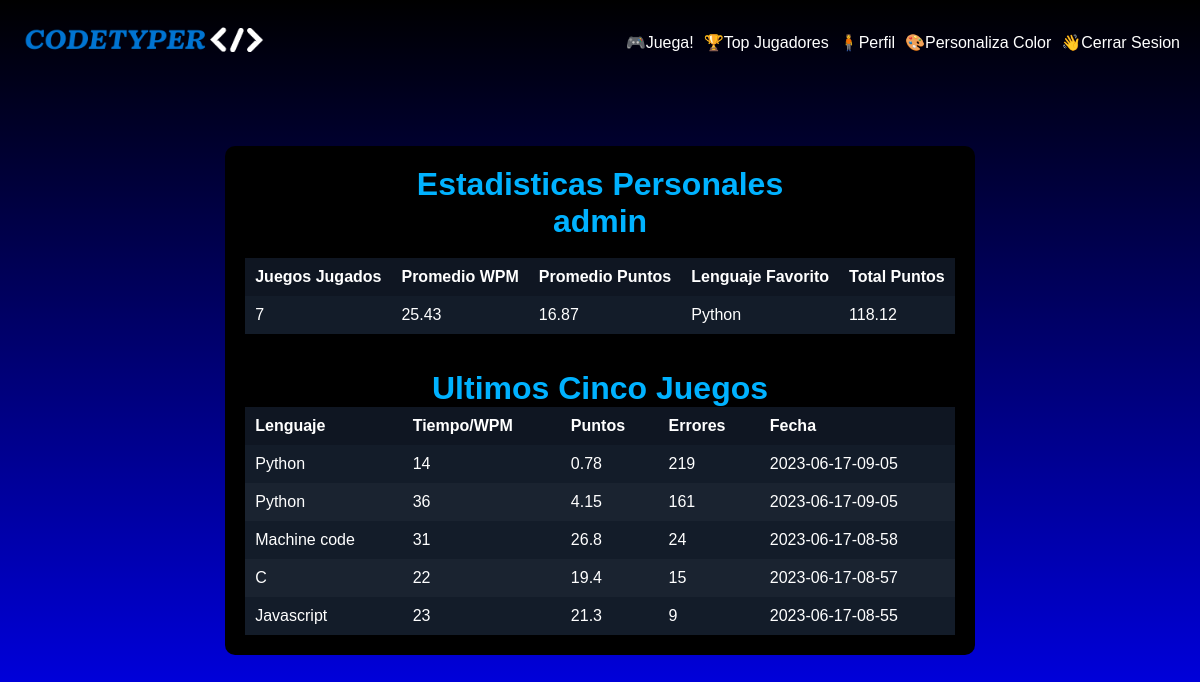
The app's page /profile (signed in) with its own data.
### tables this page shows
CREATE TABLE 'users' ('id' INTEGER PRIMARY KEY AUTOINCREMENT NOT NULL, 'name' TEXT NOT NULL, 'hash' TEXT NOT NULL, 'email'  TEXT NOT NULL  );

CREATE TABLE 'leaderboard' ('id' INTEGER PRIMARY KEY AUTOINCREMENT NOT NULL, 'user_id' TEXT NOT NULL,'wpm' INTEGER NOT NULL, 'language'  TEXT NOT NULL  , 'date'  DATETIME NOT NULL  , 'cpm'  INTEGER NOT NULL  , 'mistakes' INTEGER,'points' REAL);

### app.py (the view)
@app.route("/profile",methods=["GET", "POST"])
@login_required
def profile():
    user_id = session["user_id"]
    games_played = db.execute("""SELECT COUNT(user_id) FROM leaderboard WHERE user_id = :user_id""", user_id = user_id)
    user_wpms =  db.execute("""SELECT wpm FROM leaderboard WHERE user_id =:user_id""", user_id = user_id)
    sum = 0
    for wpm in user_wpms:
        sum += int(wpm["wpm"])
    if sum != 0:
        average = sum / len(user_wpms)
    else:
        average = 0
    user_points =  db.execute("""SELECT points FROM leaderboard WHERE user_id =:user_id""", user_id = user_id)
    sum_points = 0
    for points in user_points:
        sum_points += float(points["points"])
    if sum_points != 0:
        average_points = sum_points / len(user_points)
    else:
        average_points = 0
    fav = db.execute(""" SELECT language, COUNT(*) FROM leaderboard WHERE user_id = :user GROUP BY language ORDER BY COUNT(*) DESC LIMIT 1""", user = user_id)
    if len(fav) == 0:
        lenguaje_fav = "N/A"
    else:
        lenguaje_fav = fav[0]["language"]
    last_games = db.execute(""" SELECT * FROM leaderboard WHERE user_id  = :user_id ORDER BY date DESC LIMIT 5 """ ,user_id = user_id)
    user_search = db.execute("""SELECT name FROM users WHERE id = :user""", user = user_id)
    user = user_search[0]["name"]
    user_total_points = db.execute(""" SELECT SUM(points) FROM leaderboard  WHERE user_id = :user """,user = user_id)
    totalpoints = user_total_points[0]["SUM(points)"]
    return render_template("profile.html",totalpoints = round(totalpoints,2),user=user, juegos= games_played[0]["COUNT(user_id)"],average = round(average,2), lenguaje_fav =lenguaje_fav, lastgames = last_games, average_points = round(average_points,2))

### helpers.py (called while the page is built)
def login_required(f):
    @wraps(f)
    def decorated_function(*args, **kwargs):
        if session.get("user_id") is None:
            return redirect("/login")
        return f(*args, **kwargs)
    return decorated_function

### templates/profile.html (shortened to what this page needs)
{% extends "layout.html" %}
{% block main %}
<h1>Estadisticas Personales</h1>
<h1>{{user}}</h1>
<br>
<nav class="navbar">
    <div class="navbar-left">
        <a class="navbar-brand" href="/pregame">
            <img src="/static/logo.png" alt="Logo" class="logo-image">
        </a>
    </div>
    <div class="navbar-right">
        <a class="navbar-option" href="/pregame">🎮Juega!</a>
        <a class="navbar-option" href="/leaderboard">🏆Top Jugadores</a>
        <a class="navbar-option" href="/profile">🧍Perfil </a>
        <a class="navbar-option" href="/color">🎨Personaliza Color </a>
        <a class="navbar-option" href="/logout">👋Cerrar Sesion</a>
    </div>
</nav>
<table class = "">
    <thead>
        <tr>
            <th>Juegos Jugados</th>
            <th>Promedio WPM</th>
            <th>Promedio Puntos</th>
            <th>Lenguaje Favorito</th>
            <th>Total Puntos</th>
        </tr>
    </thead>
    <tbody>
        <tr>
            <td>{{juegos}}</td>
            <td>{{average}}</td>
            <td>{{average_points}}</td>
            <td>{{lenguaje_fav.capitalize()}}</td>
            <td>{{totalpoints}}</td>
        </tr>
    </tbody>
</table>
<br>
<br>
<h1> Ultimos Cinco Juegos</h1>
<table class = "">
    <thead>
        <tr>
            <th>Lenguaje</th>
            <th>Tiempo/WPM</th>
            <th>Puntos</th>
            <th>Errores</th>
            <th>Fecha</th>
        </tr>
    </thead>
    <tbody>
        <tr>
            {%for i in lastgames%}
            <td>{{i.language.capitalize()}}</td>
            <td>{{i.wpm}}</td>
            <td>{{i.points}}</td>
            <td>{{i.mistakes}}</td>
            <td>{{i.date}}</td>
        </tr>
        {%endfor%}
    </tbody>
</table>
{% endblock %}

### templates/layout.html (shortened to what this page needs)
<!DOCTYPE html>
<html lang="en">
<head>
    <link rel="stylesheet" href="/static/styles.css">
</head>
<body >
    <main>
        {% block main %}{% endblock %}
    </main>
</body>
</html>

### static/styles.css (style rules this page uses)
html, body { height: 100%; margin: 0; padding: 0; }
body { background-color: #000; display: flex; align-items: center; justify-content: center; }
main { background-color: #000; color: #000; padding: 20px; margin: 20px; border-radius: 10px; text-align: center; }
body { font-family: "Courier New", Courier, monospace; }
h1 { color: #00b2ff; }
a { color: white; }
.navbar { position: fixed; top: 0; left: 0; width: 100%; background-color: #0000; color: #fff; display: flex; align-items: center; padding: 20px; overflow-x: hidden; }
.navbar-left { display: flex; align-items: center; flex-grow: 1; }
.logo-image { height: 40px; width: auto; }
.navbar-right { display: flex; align-items: center; margin-left: auto; }
.navbar-option { color: #fff; margin-left: 10px; text-decoration: none; }
* { margin: 0; padding: 0; box-sizing: border-box; font-family: 'Poppins', sans-serif; }
body { display: flex; padding: 0 10px; align-items: center; justify-content: center; background: linear-gradient(#000000, #0000ff); min-height: 100vh; }
table { background-color: #131c29; color: #fff; width: 100%; max-width: 800px; margin: 0 auto; border-collapse: collapse; }
th, td { padding: 10px; text-align: left; }
th { background-color: #0f1622; }
tr:nth-child(odd) { background-color: #131c29; }

### records on screen
users: name "admin"
leaderboard: language "Python", wpm "14", points "0.78", mistakes "219", date "2023-06-17-09-05"
leaderboard: language "Python", wpm "36", points "4.15", mistakes "161", date "2023-06-17-09-05"
leaderboard: language "Machine code", wpm "31", points "26.8", mistakes "24", date "2023-06-17-08-58"
leaderboard: language "C", wpm "22", points "19.4", mistakes "15", date "2023-06-17-08-57"
leaderboard: language "Javascript", wpm "23", points "21.3", mistakes "9", date "2023-06-17-08-55"

### other values on screen
{{ juegos }} "7"
{{ average }} "25.43"
{{ average_points }} "16.87"
{{ lenguaje_fav.capitalize() }} "Python"
{{ totalpoints }} "118.12"
